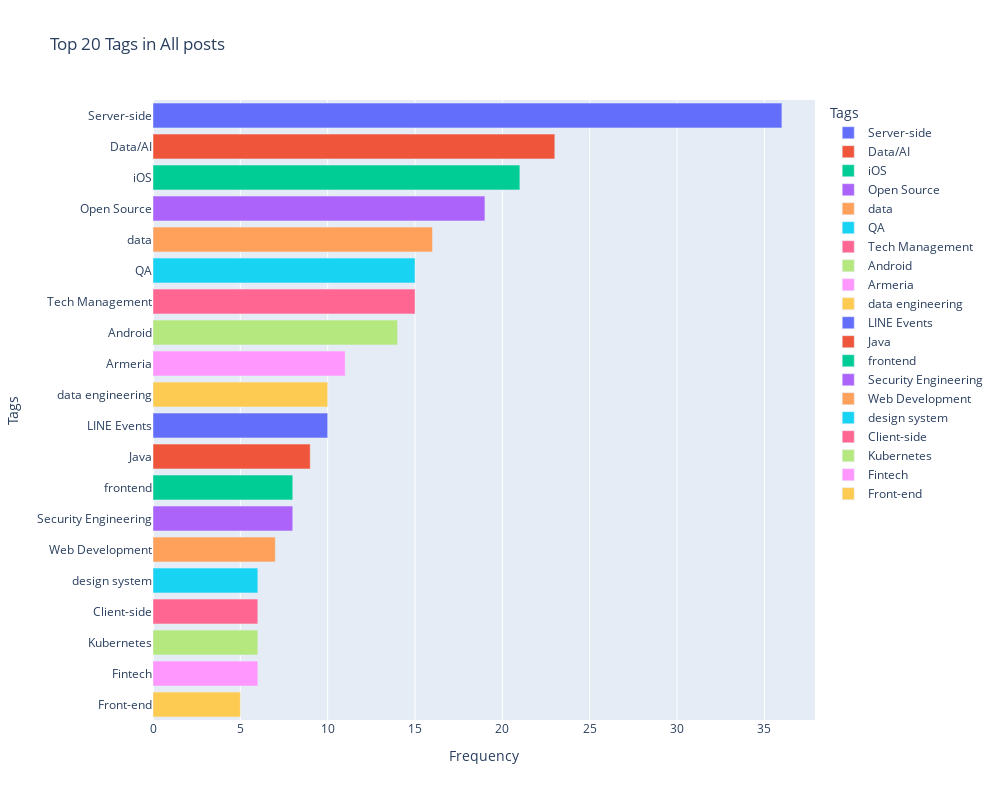

Notebook source saved alongside this figure:
### Code cell
fig = px.bar(
    tags_df,
    x='Count',
    y='Tag',
    title='Top 20 Tags in All posts',
    labels={'Tag': 'Tags', 'Count': 'Frequency'},  # 축 라벨 정의
    color='Tag',  # 태그별 다른 색상으로 표시
)
fig.update_layout(
    width = 1000,
    height = 800,
    xaxis={'categoryorder':'total descending'},  # 빈도수가 높은 순으로 정렬
    yaxis_title='Tags'  # y축 제목 설정
)
fig.show()

### Figure 1 — Plotly figure (JSON) as saved in the notebook; plotly's stock layout.template omitted (floating-point values rounded to 4 significant figures)
{"data": [{"alignmentgroup": "True", "hovertemplate": "Tags=%{y}<br>Frequency=%{x}<extra></extra>", "legendgroup": "Server-side", "marker": {"color": "#636efa", "pattern": {"shape": ""}}, "name": "Server-side", "offsetgroup": "Server-side", "orientation": "h", "showlegend": true, "textposition": "auto", "type": "bar", "x": [36], "xaxis": "x", "y": ["Server-side"], "yaxis": "y"}, {"alignmentgroup": "True", "hovertemplate": "Tags=%{y}<br>Frequency=%{x}<extra></extra>", "legendgroup": "Data/AI", "marker": {"color": "#EF553B", "pattern": {"shape": ""}}, "name": "Data/AI", "offsetgroup": "Data/AI", "orientation": "h", "showlegend": true, "textposition": "auto", "type": "bar", "x": [23], "xaxis": "x", "y": ["Data/AI"], "yaxis": "y"}, {"alignmentgroup": "True", "hovertemplate": "Tags=%{y}<br>Frequency=%{x}<extra></extra>", "legendgroup": "iOS", "marker": {"color": "#00cc96", "pattern": {"shape": ""}}, "name": "iOS", "offsetgroup": "iOS", "orientation": "h", "showlegend": true, "textposition": "auto", "type": "bar", "x": [21], "xaxis": "x", "y": ["iOS"], "yaxis": "y"}, {"alignmentgroup": "True", "hovertemplate": "Tags=%{y}<br>Frequency=%{x}<extra></extra>", "legendgroup": "Open Source", "marker": {"color": "#ab63fa", "pattern": {"shape": ""}}, "name": "Open Source", "offsetgroup": "Open Source", "orientation": "h", "showlegend": true, "textposition": "auto", "type": "bar", "x": [19], "xaxis": "x", "y": ["Open Source"], "yaxis": "y"}, {"alignmentgroup": "True", "hovertemplate": "Tags=%{y}<br>Frequency=%{x}<extra></extra>", "legendgroup": "data", "marker": {"color": "#FFA15A", "pattern": {"shape": ""}}, "name": "data", "offsetgroup": "data", "orientation": "h", "showlegend": true, "textposition": "auto", "type": "bar", "x": [16], "xaxis": "x", "y": ["data"], "yaxis": "y"}, {"alignmentgroup": "True", "hovertemplate": "Tags=%{y}<br>Frequency=%{x}<extra></extra>", "legendgroup": "QA", "marker": {"color": "#19d3f3", "pattern": {"shape": ""}}, "name": "QA", "offsetgroup": "QA", "orientation": "h", "showlegend": true, "textposition": "auto", "type": "bar", "x": [15], "xaxis": "x", "y": ["QA"], "yaxis": "y"}, {"alignmentgroup": "True", "hovertemplate": "Tags=%{y}<br>Frequency=%{x}<extra></extra>", "legendgroup": "Tech Management", "marker": {"color": "#FF6692", "pattern": {"shape": ""}}, "name": "Tech Management", "offsetgroup": "Tech Management", "orientation": "h", "showlegend": true, "textposition": "auto", "type": "bar", "x": [15], "xaxis": "x", "y": ["Tech Management"], "yaxis": "y"}, {"alignmentgroup": "True", "hovertemplate": "Tags=%{y}<br>Frequency=%{x}<extra></extra>", "legendgroup": "Android", "marker": {"color": "#B6E880", "pattern": {"shape": ""}}, "name": "Android", "offsetgroup": "Android", "orientation": "h", "showlegend": true, "textposition": "auto", "type": "bar", "x": [14], "xaxis": "x", "y": ["Android"], "yaxis": "y"}, {"alignmentgroup": "True", "hovertemplate": "Tags=%{y}<br>Frequency=%{x}<extra></extra>", "legendgroup": "Armeria", "marker": {"color": "#FF97FF", "pattern": {"shape": ""}}, "name": "Armeria", "offsetgroup": "Armeria", "orientation": "h", "showlegend": true, "textposition": "auto", "type": "bar", "x": [11], "xaxis": "x", "y": ["Armeria"], "yaxis": "y"}, {"alignmentgroup": "True", "hovertemplate": "Tags=%{y}<br>Frequency=%{x}<extra></extra>", "legendgroup": "data engineering", "marker": {"color": "#FECB52", "pattern": {"shape": ""}}, "name": "data engineering", "offsetgroup": "data engineering", "orientation": "h", "showlegend": true, "textposition": "auto", "type": "bar", "x": [10], "xaxis": "x", "y": ["data engineering"], "yaxis": "y"}, {"alignmentgroup": "True", "hovertemplate": "Tags=%{y}<br>Frequency=%{x}<extra></extra>", "legendgroup": "LINE Events", "marker": {"color": "#636efa", "pattern": {"shape": ""}}, "name": "LINE Events", "offsetgroup": "LINE Events", "orientation": "h", "showlegend": true, "textposition": "auto", "type": "bar", "x": [10], "xaxis": "x", "y": ["LINE Events"], "yaxis": "y"}, {"alignmentgroup": "True", "hovertemplate": "Tags=%{y}<br>Frequency=%{x}<extra></extra>", "legendgroup": "Java", "marker": {"color": "#EF553B", "pattern": {"shape": ""}}, "name": "Java", "offsetgroup": "Java", "orientation": "h", "showlegend": true, "textposition": "auto", "type": "bar", "x": [9], "xaxis": "x", "y": ["Java"], "yaxis": "y"}, {"alignmentgroup": "True", "hovertemplate": "Tags=%{y}<br>Frequency=%{x}<extra></extra>", "legendgroup": "frontend", "marker": {"color": "#00cc96", "pattern": {"shape": ""}}, "name": "frontend", "offsetgroup": "frontend", "orientation": "h", "showlegend": true, "textposition": "auto", "type": "bar", "x": [8], "xaxis": "x", "y": ["frontend"], "yaxis": "y"}, {"alignmentgroup": "True", "hovertemplate": "Tags=%{y}<br>Frequency=%{x}<extra></extra>", "legendgroup": "Security Engineering", "marker": {"color": "#ab63fa", "pattern": {"shape": ""}}, "name": "Security Engineering", "offsetgroup": "Security Engineering", "orientation": "h", "showlegend": true, "textposition": "auto", "type": "bar", "x": [8], "xaxis": "x", "y": ["Security Engineering"], "yaxis": "y"}, {"alignmentgroup": "True", "hovertemplate": "Tags=%{y}<br>Frequency=%{x}<extra></extra>", "legendgroup": "Web Development", "marker": {"color": "#FFA15A", "pattern": {"shape": ""}}, "name": "Web Development", "offsetgroup": "Web Development", "orientation": "h", "showlegend": true, "textposition": "auto", "type": "bar", "x": [7], "xaxis": "x", "y": ["Web Development"], "yaxis": "y"}, {"alignmentgroup": "True", "hovertemplate": "Tags=%{y}<br>Frequency=%{x}<extra></extra>", "legendgroup": "design system", "marker": {"color": "#19d3f3", "pattern": {"shape": ""}}, "name": "design system", "offsetgroup": "design system", "orientation": "h", "showlegend": true, "textposition": "auto", "type": "bar", "x": [6], "xaxis": "x", "y": ["design system"], "yaxis": "y"}, {"alignmentgroup": "True", "hovertemplate": "Tags=%{y}<br>Frequency=%{x}<extra></extra>", "legendgroup": "Client-side", "marker": {"color": "#FF6692", "pattern": {"shape": ""}}, "name": "Client-side", "offsetgroup": "Client-side", "orientation": "h", "showlegend": true, "textposition": "auto", "type": "bar", "x": [6], "xaxis": "x", "y": ["Client-side"], "yaxis": "y"}, {"alignmentgroup": "True", "hovertemplate": "Tags=%{y}<br>Frequency=%{x}<extra></extra>", "legendgroup": "Kubernetes", "marker": {"color": "#B6E880", "pattern": {"shape": ""}}, "name": "Kubernetes", "offsetgroup": "Kubernetes", "orientation": "h", "showlegend": true, "textposition": "auto", "type": "bar", "x": [6], "xaxis": "x", "y": ["Kubernetes"], "yaxis": "y"}, {"alignmentgroup": "True", "hovertemplate": "Tags=%{y}<br>Frequency=%{x}<extra></extra>", "legendgroup": "Fintech", "marker": {"color": "#FF97FF", "pattern": {"shape": ""}}, "name": "Fintech", "offsetgroup": "Fintech", "orientation": "h", "showlegend": true, "textposition": "auto", "type": "bar", "x": [6], "xaxis": "x", "y": ["Fintech"], "yaxis": "y"}, {"alignmentgroup": "True", "hovertemplate": "Tags=%{y}<br>Frequency=%{x}<extra></extra>", "legendgroup": "Front-end", "marker": {"color": "#FECB52", "pattern": {"shape": ""}}, "name": "Front-end", "offsetgroup": "Front-end", "orientation": "h", "showlegend": true, "textposition": "auto", "type": "bar", "x": [5], "xaxis": "x", "y": ["Front-end"], "yaxis": "y"}], "layout": {"barmode": "relative", "height": 800, "legend": {"title": {"text": "Tags"}, "tracegroupgap": 0}, "title": {"text": "Top 20 Tags in All posts"}, "width": 1000, "xaxis": {"anchor": "y", "categoryorder": "total descending", "domain": [0, 1], "title": {"text": "Frequency"}}, "yaxis": {"anchor": "x", "categoryarray": ["Front-end", "Fintech", "Kubernetes", "Client-side", "design system", "Web Development", "Security Engineering", "frontend", "Java", "LINE Events", "data engineering", "Armeria", "Android", "Tech Management", "QA", "data", "Open Source", "iOS", "Data/AI", "Server-side"], "categoryorder": "array", "domain": [0, 1], "title": {"text": "Tags"}}}}
